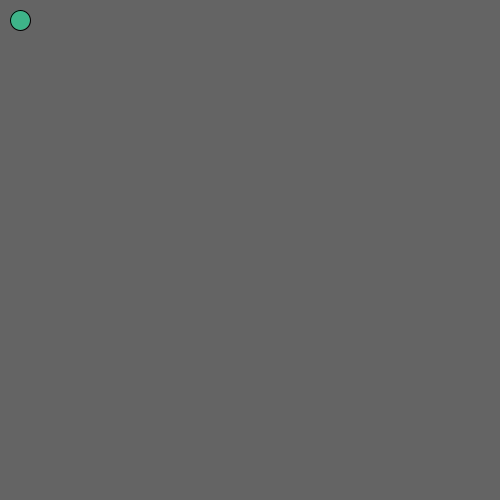
Frame 1 (no input)
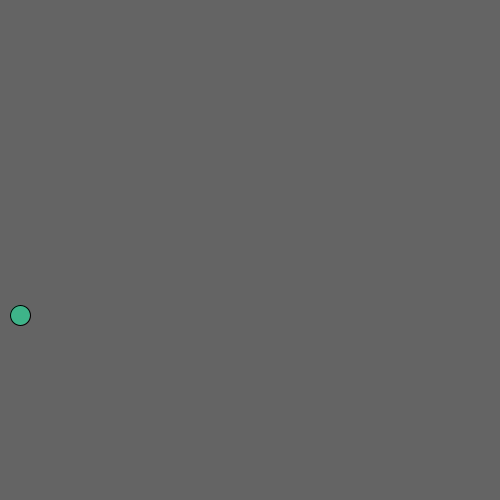
Frame 60 (the mouse pressed at the canvas centre just before this capture)
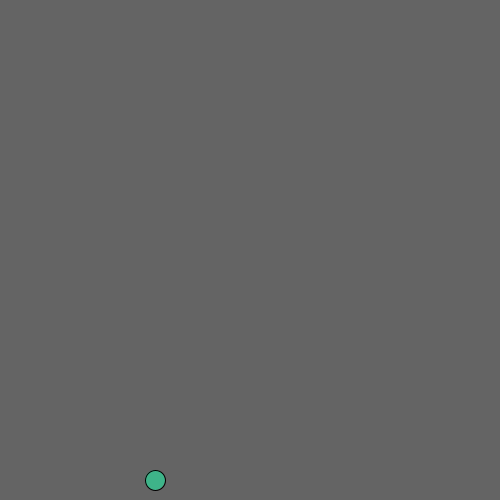
Frame 120 (the mouse held since frame 60 and released just before this capture)

The Processing sketch that drew these frames (run headless with seeded random() and noise(); from frame 60 on, the mouse is pressed at the canvas centre):

// Processing sketch: Four_directional_ball
// ── Four_directional_ball.pde
int x = 20;
int y = 20;
int dy = 5;
int dx = 5; 

void setup() {
  
size (500,500);
}

void draw() {   
background(100);
fill (#3EB489);
  circle(x,y,20);

//if the ball is at x = 20 and y = 20, go down
if (x==20 && y ==20) {
dx = 0; 
dy = 5; 
} 
x = x + dx; 
y = y + dy;


//if the ball is at x = 20 and y = 480, go right
if (x==20 && y ==480) {
dx = 5; 
dy = 0; 
} 


//if the ball is at x = 480 and y = 480, go up
if (x==480 && y ==480) {
dx = 0; 
dy = -5; 
} 

//if the ball is at x = 480 and y = 0, go left
if (x==480 && y ==20){
dx = -5; 
dy = 0; 
} 


}
